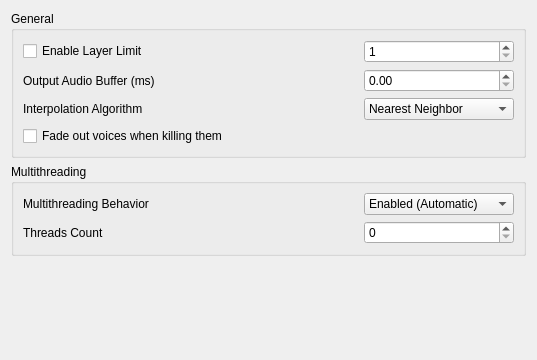
<?xml version="1.0" encoding="UTF-8"?>
<ui version="4.0">
 <class>XSynthSettings</class>
 <widget class="QWidget" name="XSynthSettings">
  <property name="geometry">
   <rect>
    <x>0</x>
    <y>0</y>
    <width>537</width>
    <height>360</height>
   </rect>
  </property>
  <property name="windowTitle">
   <string>Form</string>
  </property>
  <layout class="QVBoxLayout" name="verticalLayout">
   <item>
    <widget class="QGroupBox" name="groupBox">
     <property name="title">
      <string>General</string>
     </property>
     <layout class="QGridLayout" name="gridLayout">
      <item row="2" column="0">
       <widget class="QLabel" name="label_5">
        <property name="text">
         <string>Interpolation Algorithm</string>
        </property>
       </widget>
      </item>
      <item row="2" column="1">
       <widget class="QComboBox" name="interpolation">
        <item>
         <property name="text">
          <string>Nearest Neighbor</string>
         </property>
        </item>
        <item>
         <property name="text">
          <string>Linear</string>
         </property>
        </item>
       </widget>
      </item>
      <item row="0" column="1">
       <widget class="QSpinBox" name="layerCount">
        <property name="minimumSize">
         <size>
          <width>150</width>
          <height>0</height>
         </size>
        </property>
        <property name="minimum">
         <number>1</number>
        </property>
        <property name="maximum">
         <number>999999999</number>
        </property>
       </widget>
      </item>
      <item row="1" column="0">
       <widget class="QLabel" name="label_2">
        <property name="sizePolicy">
         <sizepolicy hsizetype="MinimumExpanding" vsizetype="Preferred">
          <horstretch>0</horstretch>
          <verstretch>0</verstretch>
         </sizepolicy>
        </property>
        <property name="text">
         <string>Output Audio Buffer (ms)</string>
        </property>
       </widget>
      </item>
      <item row="1" column="1">
       <widget class="QDoubleSpinBox" name="renderWindow">
        <property name="minimumSize">
         <size>
          <width>150</width>
          <height>0</height>
         </size>
        </property>
        <property name="maximum">
         <double>99999999999.000000000000000</double>
        </property>
       </widget>
      </item>
      <item row="3" column="0">
       <widget class="QCheckBox" name="fadeOutKilling">
        <property name="text">
         <string>Fade out voices when killing them</string>
        </property>
       </widget>
      </item>
      <item row="0" column="0">
       <widget class="QWidget" name="horizontalWidget" native="true">
        <layout class="QHBoxLayout" name="horizontalLayout">
         <property name="leftMargin">
          <number>0</number>
         </property>
         <property name="topMargin">
          <number>0</number>
         </property>
         <property name="rightMargin">
          <number>0</number>
         </property>
         <property name="bottomMargin">
          <number>0</number>
         </property>
         <item>
          <widget class="QCheckBox" name="limitLayers">
           <property name="sizePolicy">
            <sizepolicy hsizetype="MinimumExpanding" vsizetype="Fixed">
             <horstretch>0</horstretch>
             <verstretch>0</verstretch>
            </sizepolicy>
           </property>
           <property name="text">
            <string>Enable Layer Limit</string>
           </property>
          </widget>
         </item>
         <item>
          <widget class="QPushButton" name="pushButton">
           <property name="toolTip">
            <string>&lt;html&gt;&lt;head/&gt;&lt;body&gt;&lt;p&gt;One layer is one voice per key per channel&lt;/p&gt;&lt;/body&gt;&lt;/html&gt;</string>
           </property>
           <property name="text">
            <string/>
           </property>
           <property name="icon">
            <iconset theme="help-about"/>
           </property>
           <property name="flat">
            <bool>true</bool>
           </property>
          </widget>
         </item>
        </layout>
       </widget>
      </item>
     </layout>
    </widget>
   </item>
   <item>
    <widget class="QGroupBox" name="groupBox_2">
     <property name="title">
      <string>Multithreading</string>
     </property>
     <layout class="QGridLayout" name="gridLayout_2">
      <item row="0" column="0">
       <widget class="QLabel" name="label_3">
        <property name="text">
         <string>Multithreading Behavior</string>
        </property>
       </widget>
      </item>
      <item row="0" column="1">
       <widget class="QComboBox" name="multithreading">
        <item>
         <property name="text">
          <string>Enabled (Automatic)</string>
         </property>
        </item>
        <item>
         <property name="text">
          <string>Enabled (Manual)</string>
         </property>
        </item>
        <item>
         <property name="text">
          <string>Disabled</string>
         </property>
        </item>
       </widget>
      </item>
      <item row="1" column="0">
       <widget class="QLabel" name="label_4">
        <property name="sizePolicy">
         <sizepolicy hsizetype="MinimumExpanding" vsizetype="Preferred">
          <horstretch>0</horstretch>
          <verstretch>0</verstretch>
         </sizepolicy>
        </property>
        <property name="text">
         <string>Threads Count</string>
        </property>
       </widget>
      </item>
      <item row="1" column="1">
       <widget class="QSpinBox" name="threadCount">
        <property name="minimumSize">
         <size>
          <width>150</width>
          <height>0</height>
         </size>
        </property>
        <property name="maximum">
         <number>64</number>
        </property>
       </widget>
      </item>
     </layout>
    </widget>
   </item>
   <item>
    <spacer name="verticalSpacer">
     <property name="orientation">
      <enum>Qt::Orientation::Vertical</enum>
     </property>
     <property name="sizeHint" stdset="0">
      <size>
       <width>0</width>
       <height>0</height>
      </size>
     </property>
    </spacer>
   </item>
  </layout>
 </widget>
 <resources/>
 <connections/>
</ui>
